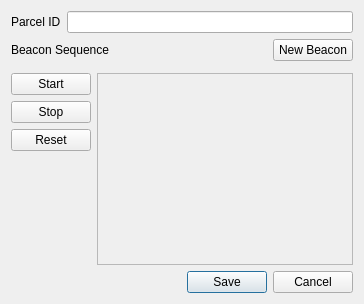
<?xml version="1.0" encoding="UTF-8"?>
<ui version="4.0">
 <class>dlg_parcelForm</class>
 <widget class="QDialog" name="dlg_parcelForm">
  <property name="geometry">
   <rect>
    <x>0</x>
    <y>0</y>
    <width>371</width>
    <height>333</height>
   </rect>
  </property>
  <property name="cursor">
   <cursorShape>PointingHandCursor</cursorShape>
  </property>
  <property name="windowTitle">
   <string>Parcel Form</string>
  </property>
  <layout class="QGridLayout" name="gridLayout">
   <property name="sizeConstraint">
    <enum>QLayout::SetFixedSize</enum>
   </property>
   <item row="0" column="0">
    <layout class="QVBoxLayout" name="verticalLayout_2">
     <item>
      <layout class="QFormLayout" name="formLayout">
       <item row="0" column="0">
        <widget class="QLabel" name="lbl_parcelId">
         <property name="text">
          <string>Parcel ID</string>
         </property>
        </widget>
       </item>
       <item row="0" column="1">
        <widget class="QLineEdit" name="lnedt_parcelId"/>
       </item>
      </layout>
     </item>
     <item>
      <layout class="QHBoxLayout" name="horizontalLayout_2">
       <item>
        <widget class="QLabel" name="lbl_sequence">
         <property name="text">
          <string>Beacon Sequence</string>
         </property>
        </widget>
       </item>
       <item>
        <spacer name="horizontalSpacer">
         <property name="orientation">
          <enum>Qt::Horizontal</enum>
         </property>
         <property name="sizeHint" stdset="0">
          <size>
           <width>40</width>
           <height>20</height>
          </size>
         </property>
        </spacer>
       </item>
       <item>
        <widget class="QPushButton" name="pshbtn_new">
         <property name="text">
          <string>New Beacon</string>
         </property>
        </widget>
       </item>
      </layout>
     </item>
     <item>
      <widget class="QWidget" name="widget" native="true"/>
     </item>
     <item>
      <layout class="QHBoxLayout" name="horizontalLayout">
       <item>
        <layout class="QVBoxLayout" name="verticalLayout">
         <item>
          <widget class="QPushButton" name="pshbtn_start">
           <property name="enabled">
            <bool>true</bool>
           </property>
           <property name="text">
            <string>Start</string>
           </property>
          </widget>
         </item>
         <item>
          <widget class="QPushButton" name="pshbtn_stop">
           <property name="text">
            <string>Stop</string>
           </property>
          </widget>
         </item>
         <item>
          <widget class="QPushButton" name="pshbtn_reset">
           <property name="text">
            <string>Reset</string>
           </property>
          </widget>
         </item>
         <item>
          <spacer name="vrtspc">
           <property name="orientation">
            <enum>Qt::Vertical</enum>
           </property>
           <property name="sizeHint" stdset="0">
            <size>
             <width>20</width>
             <height>40</height>
            </size>
           </property>
          </spacer>
         </item>
        </layout>
       </item>
       <item>
        <widget class="QListWidget" name="lstwdg_sequence">
         <property name="enabled">
          <bool>false</bool>
         </property>
        </widget>
       </item>
      </layout>
     </item>
     <item>
      <widget class="QDialogButtonBox" name="btnbx_options">
       <property name="standardButtons">
        <set>QDialogButtonBox::Cancel|QDialogButtonBox::Save</set>
       </property>
      </widget>
     </item>
    </layout>
   </item>
  </layout>
 </widget>
 <resources/>
 <connections/>
</ui>
